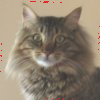

Write the Python code that produced this figure.
__author__ = 'cxa70'

from PyQt4.QtCore import *
from PyQt4.QtGui import *

app = QCoreApplication([])
img = QImage("wire.png")
o = QImage(100, 100, img.format())

# spiral wrap pixels into new 100x100 png
#directional directives, 1, 0 means increment x by 1, and y by 0
dirs = [(1, 0), (0, 1), (-1, 0), (0, -1)]
x, y, z = -1, 0, 0

for i in range(200):
    d = dirs[i % 4]  # gets one of the 4 directives in sequential order
    for j in range(100 - (i+1) // 2):  # not sure about this syntax...
        x += d[0]
        y += d[1]
        pixel = img.pixel(z, 0)
        o.setPixel(x, y, pixel)
        z += 1

o.save("14.png")
# results in "cat" image. using this in url tells us name is uzi....next url is uzi